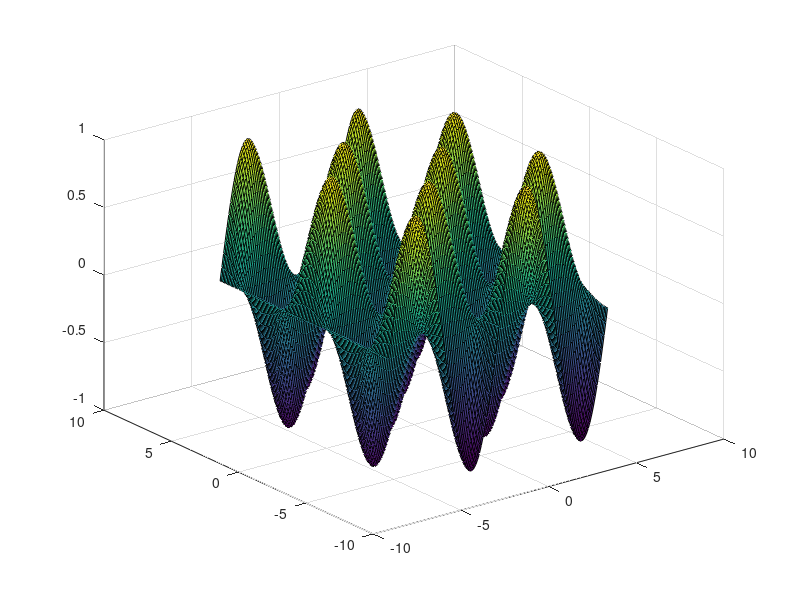
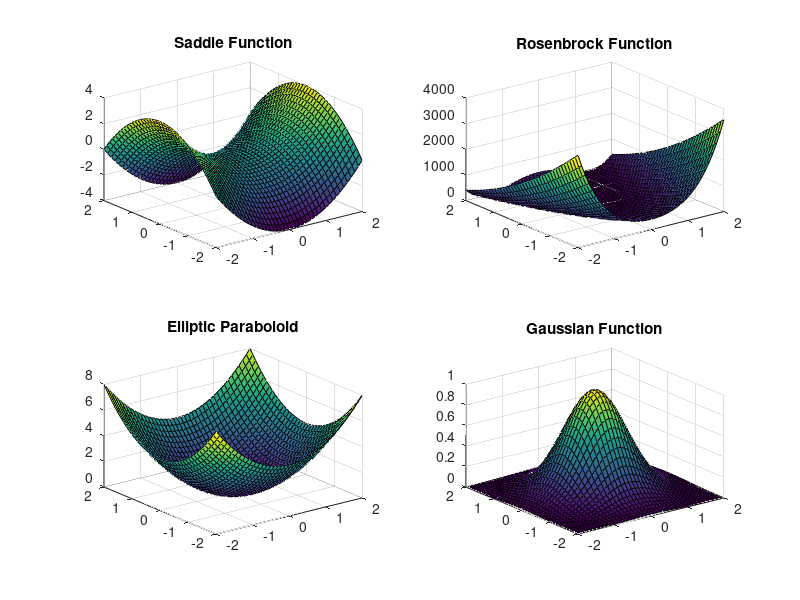

These figures' MATLAB source, in order:
name = input('Enter a name: ', 's');
reverse_name = fliplr(name);
disp(reverse_name);


originalMatrix = [1, 2, 3; 4, 5, 6; 7, 8, 9];
transposedMatrix = zeros(size(originalMatrix));

for i = 1:size(originalMatrix, 1)
    for j = 1:size(originalMatrix, 2)
        transposedMatrix(j, i) = originalMatrix(i, j);
    end
end

disp(transposedMatrix);


[x, y] = meshgrid(-2*pi:0.1:2*pi);
z = sin(x) .* cos(y);
surf(x, y, z);


matrix = randi([-10, 10], 3, 3);
logicalMatrix = matrix > 0;
newMatrix = matrix(logicalMatrix);
disp(newMatrix);


matrix = randi([1, 10], 3, 3);
meanValue = mean(matrix(:));
greaterThanMean = matrix > meanValue;
newMatrix = matrix(greaterThanMean);
disp(newMatrix);


x = -2:0.1:2;
y = -2:0.1:2;
[X, Y] = meshgrid(x, y);
figure
subplot(2, 2, 1);
Z1 = X.^2 - Y.^2;
surf(X, Y, Z1);
title('Saddle Function');

subplot(2, 2, 2);
Z2 = (1-X).^2 + 100*(Y-X.^2).^2;
surf(X, Y, Z2);
title('Rosenbrock Function');

subplot(2, 2, 3);
Z3 = X.^2 + Y.^2;
surf(X, Y, Z3);
title('Elliptic Paraboloid');

subplot(2, 2, 4);
Z4 = exp(-X.^2 - Y.^2);
surf(X, Y, Z4);
title('Gaussian Function');
